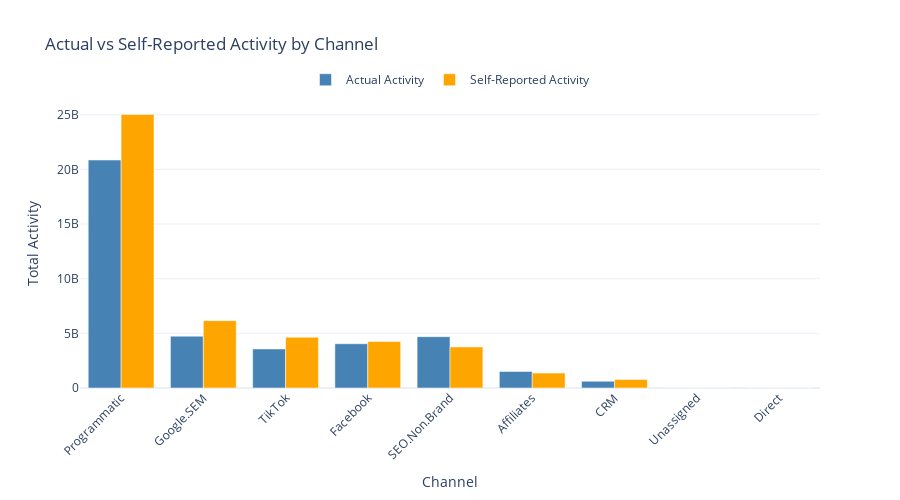

The cell this chart's notebook holds for it:
### Code cell
# Activity (impressions + clicks + sessions)
plot_actual_vs_self_conversions(final_df, key="activity", sort_by="self")

### Figure 1 — Plotly figure (JSON) as saved in the notebook; plotly's stock layout.template omitted (floating-point values rounded to 4 significant figures)
{"data": [{"hovertemplate": "Channel: %{x}<br>Actual: %{y:,.0f}<extra></extra>", "marker": {"color": "steelblue"}, "name": "Actual Activity", "type": "bar", "x": ["Programmatic", "Google.SEM", "TikTok", "Facebook", "SEO.Non.Brand", "Affiliates", "CRM", "Unassigned", "Direct"], "y": [20860000000.0, 4738000000.0, 3571000000.0, 4048000000.0, 4695000000.0, 1517000000.0, 620100000.0, 7328000.0, 7285000.0]}, {"hovertemplate": "Channel: %{x}<br>Self: %{y:,.0f}<extra></extra>", "marker": {"color": "orange"}, "name": "Self-Reported Activity", "type": "bar", "x": ["Programmatic", "Google.SEM", "TikTok", "Facebook", "SEO.Non.Brand", "Affiliates", "CRM", "Unassigned", "Direct"], "y": [25030000000.0, 6160000000.0, 4643000000.0, 4251000000.0, 3756000000.0, 1365000000.0, 775100000.0, 7694000.0, 6556000.0]}], "layout": {"barmode": "group", "height": 500, "legend": {"orientation": "h", "x": 0.5, "xanchor": "center", "y": 1.02, "yanchor": "bottom"}, "margin": {"t": 100}, "title": {"text": "Actual vs Self-Reported Activity by Channel"}, "width": 900, "xaxis": {"tickangle": -45, "title": {"text": "Channel"}}, "yaxis": {"title": {"text": "Total Activity"}}}}
